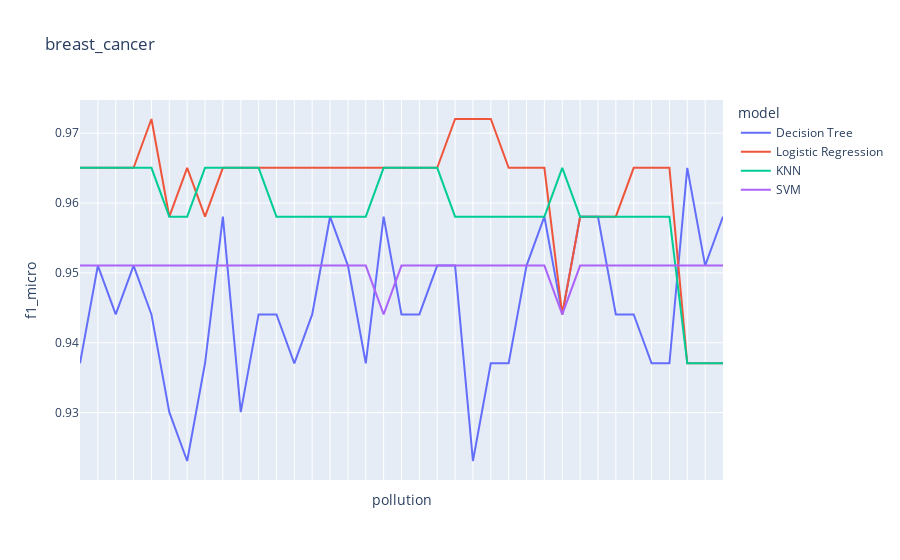
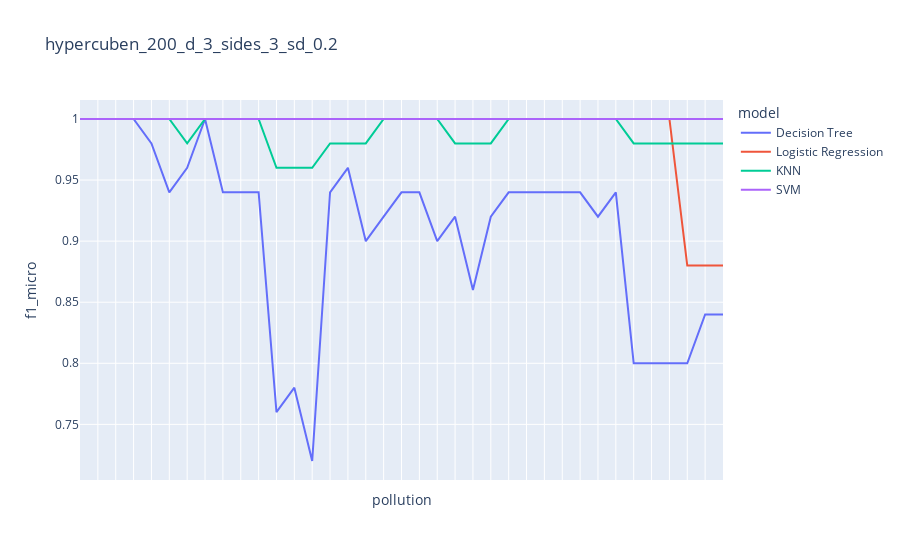
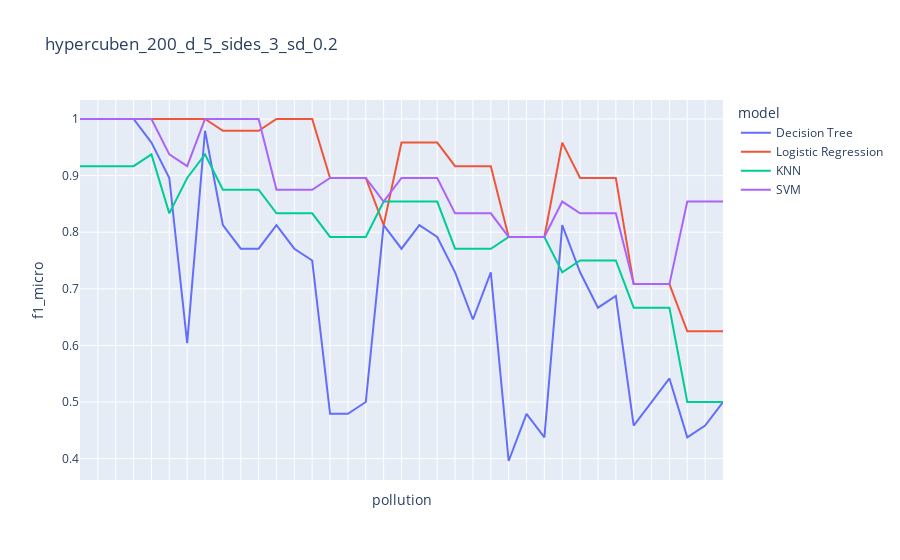

The code cell stored with these charts, in order, in its notebook:
### Code cell
groups = df.groupby('dataset')

moving_diff = pd.DataFrame()


for dataset, param in groups:
    
    param = sort_df(param)
    
    fig = px.line(param, x="pollution", y="f1_micro", color='model', title=param.dataset.iloc[0] )

    fig.update_xaxes(showticklabels=False)

    fig.show()
